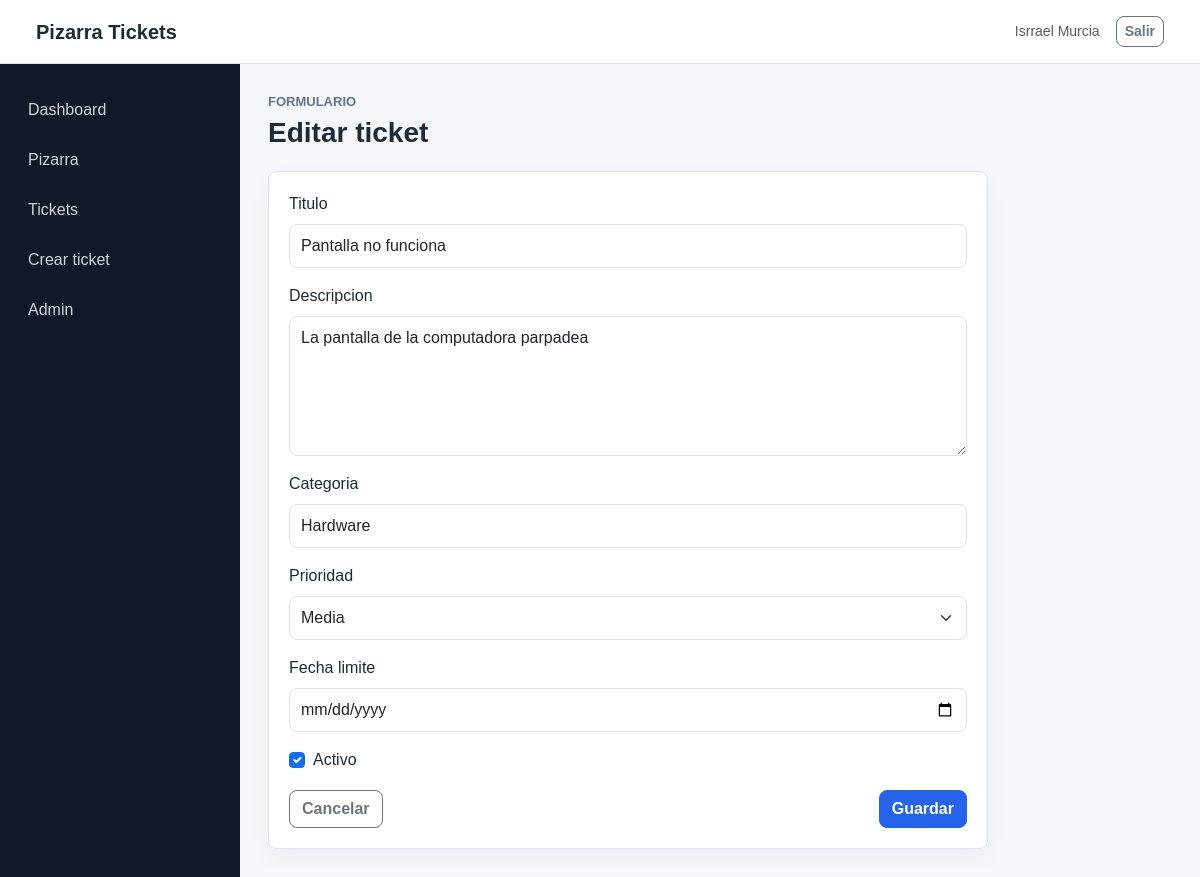
The page /tickets/2/editar/ (signed in) on the database its author committed.
### tickets/models.py (models this page shows, shortened)
class Ticket(models.Model):
    class Priority(models.TextChoices):
        LOW = 'low', 'Baja'
        MEDIUM = 'medium', 'Media'
        HIGH = 'high', 'Alta'
        URGENT = 'urgent', 'Urgente'
    class Status(models.TextChoices):
        PENDING = 'pending', 'Pendiente'
        ASSIGNED = 'assigned', 'Asignado'
        IN_PROGRESS = 'in_progress', 'En proceso'
        ON_HOLD = 'on_hold', 'En espera'
        RESOLVED = 'resolved', 'Resuelto'
        CLOSED = 'closed', 'Cerrado'
        CANCELED = 'canceled', 'Cancelado'
    AUTO_PROGRESS = {
        Status.PENDING: 0,
        Status.ASSIGNED: 20,
        Status.IN_PROGRESS: 50,
        Status.ON_HOLD: 60,
        Status.RESOLVED: 90,
        Status.CLOSED: 100,
        Status.CANCELED: 0,
    }
    title = models.CharField('titulo', max_length=180)
    description = models.TextField('descripcion')
    category = models.CharField('categoria', max_length=120)
    priority = models.CharField(
        'prioridad',
        max_length=20,
        choices=Priority.choices,
        default=Priority.MEDIUM,
    )
    status = models.CharField(
        'estado',
        max_length=20,
        choices=Status.choices,
        default=Status.PENDING,
    )
    progress = models.PositiveSmallIntegerField(
        'progreso',
        default=0,
        validators=[MinValueValidator(0), MaxValueValidator(100)],
    )
    created_by = models.ForeignKey(
        settings.AUTH_USER_MODEL,
        on_delete=models.PROTECT,
        related_name='created_tickets',
        verbose_name='creado por',
    )
    assigned_to = models.ForeignKey(
        settings.AUTH_USER_MODEL,
        on_delete=models.SET_NULL,
        related_name='assigned_tickets',
        verbose_name='asignado a',
        blank=True,
        null=True,
    )
    due_date = models.DateField('fecha limite', blank=True, null=True)
    resolved_at = models.DateTimeField('fecha de resolucion', blank=True, null=True)
    closed_at = models.DateTimeField('fecha de cierre', blank=True, null=True)
    is_active = models.BooleanField('activo', default=True)
    created_at = models.DateTimeField('fecha de creacion', auto_now_add=True)
    updated_at = models.DateTimeField('ultima actualizacion', auto_now=True)
    class Meta:
        ordering = ('-created_at',)
        verbose_name = 'ticket'
        verbose_name_plural = 'tickets'

### tickets/views.py (the view, shortened to what this page needs)
# urls.py: path('<int:pk>/editar/', views.TicketUpdateView.as_view(), name='edit'),
class TicketUpdateView(LoginRequiredMixin, UpdateView):
    model = Ticket
    form_class = TicketUpdateForm
    template_name = 'tickets/ticket_form.html'
    def get_object(self, queryset=None):
        ticket = super().get_object(queryset)
        if not can_edit_ticket(self.request.user, ticket):
            raise PermissionDenied
        return ticket

### tickets/forms.py
class TicketUpdateForm(BootstrapFormMixin, forms.ModelForm):
    class Meta:
        model = Ticket
        fields = ('title', 'description', 'category', 'priority', 'due_date', 'is_active')
        widgets = {
            'due_date': forms.DateInput(attrs={'type': 'date'}),
            'description': forms.Textarea(attrs={'rows': 5}),
        }
    def __init__(self, *args, **kwargs):
        super().__init__(*args, **kwargs)
        self._apply_bootstrap()

### tickets/forms.py (called while the page is built)
    def _apply_bootstrap(self):
        for field in self.fields.values():
            widget = field.widget
            css_class = 'form-select' if isinstance(widget, forms.Select) else 'form-control'
            if isinstance(widget, forms.CheckboxInput):
                css_class = 'form-check-input'
            widget.attrs['class'] = f"{widget.attrs.get('class', '')} {css_class}".strip()

### tickets/permissions.py (called while the page is built)
def get_role(user):
    if not user.is_authenticated:
        return None
    if user.is_superuser:
        return Profile.Role.ADMIN
    profile = getattr(user, 'profile', None)
    return profile.role if profile else Profile.Role.USER

def can_edit_ticket(user, ticket):
    role = get_role(user)
    if role in {Profile.Role.SUPERVISOR, Profile.Role.ADMIN}:
        return True
    return ticket.created_by_id == user.id and ticket.status == ticket.Status.PENDING

### templates/tickets/ticket_form.html (shortened to what this page needs)
{% extends 'base.html' %}
{% block content %}
<div class="page-header">
    <div>
        <p class="eyebrow">Formulario</p>
        <h1>{% if object %}Editar ticket{% else %}Crear ticket{% endif %}</h1>
    </div>
</div>
<div class="panel narrow-panel">
    <form method="post" class="stack-form">
        {% for field in form %}
            <div class="{% if field.field.widget.input_type == 'checkbox' %}form-check{% endif %}">
                <label class="{% if field.field.widget.input_type == 'checkbox' %}form-check-label{% else %}form-label{% endif %}" for="{{ field.id_for_label }}">{{ field.label }}</label>
                {{ field }}
            </div>
        {% endfor %}
        <div class="form-actions">
            <a class="btn btn-outline-secondary" href="{% url 'tickets:list' %}">Cancelar</a>
            <button class="btn btn-primary" type="submit">Guardar</button>
        </div>
    </form>
</div>
{% endblock %}

### templates/partials/navbar.html (shortened to what this page needs)
<nav class="navbar navbar-expand-lg app-navbar">
    <div class="container-fluid">
        <a class="navbar-brand" href="{% url 'dashboard:index' %}">Pizarra Tickets</a>
        <div class="d-flex align-items-center gap-3">
            <span class="text-muted small">{{ user.get_full_name|default:user.username }}</span>
            <form method="post" action="{% url 'logout' %}">
                <button class="btn btn-outline-secondary btn-sm" type="submit">Salir</button>
            </form>
        </div>
    </div>
</nav>

### static/css/app.css (style rules this page uses)
:root { --bg: #f5f7fb; --panel: #ffffff; --line: #dce3ef; --text: #1f2937; --muted: #64748b; --primary: #2563eb; --primary-dark: #1d4ed8; }
body { background: var(--bg); color: var(--text); font-family: Arial, Helvetica, sans-serif; }
a { color: var(--primary); text-decoration: none; }
.btn { border-radius: 8px; font-weight: 700; }
.btn-primary { background: var(--primary); border-color: var(--primary); }
.form-control, .form-select, .login-panel input { border: 1px solid var(--line); border-radius: 8px; min-height: 42px; padding: 9px 11px; width: 100%; }
.app-navbar { background: var(--panel); border-bottom: 1px solid var(--line); min-height: 64px; padding: 0 24px; }
.navbar-brand { color: var(--text); font-weight: 700; }
.page-header, .panel-header, .form-actions, .button-row, .filters { align-items: center; display: flex; gap: 12px; justify-content: space-between; }
.page-header { margin-bottom: 22px; }
.page-header h1, .login-panel h1 { font-size: 28px; font-weight: 700; margin: 0; }
.eyebrow { color: var(--muted); font-size: 13px; font-weight: 700; letter-spacing: 0; margin: 0 0 4px; text-transform: uppercase; }
.panel, .login-panel, .stat-card { background: var(--panel); border: 1px solid var(--line); border-radius: 8px; box-shadow: 0 10px 24px rgba(15, 23, 42, 0.04); }
.panel { margin-bottom: 20px; padding: 20px; }
.narrow-panel, .login-panel { max-width: 720px; }
.stack-form { display: grid; gap: 16px; }

### rows shown on the page
Ticket: form "Pantalla no funciona" "La pantalla de la computadora parpadea" "Hardware" "Media" "☑"

### other values the page prints
{{ user.get_full_name|default:user.username }} "Isrrael Murcia"
{{ field.label }} "Titulo" "Descripcion" "Categoria" "Prioridad" "Fecha limite" "Activo"
